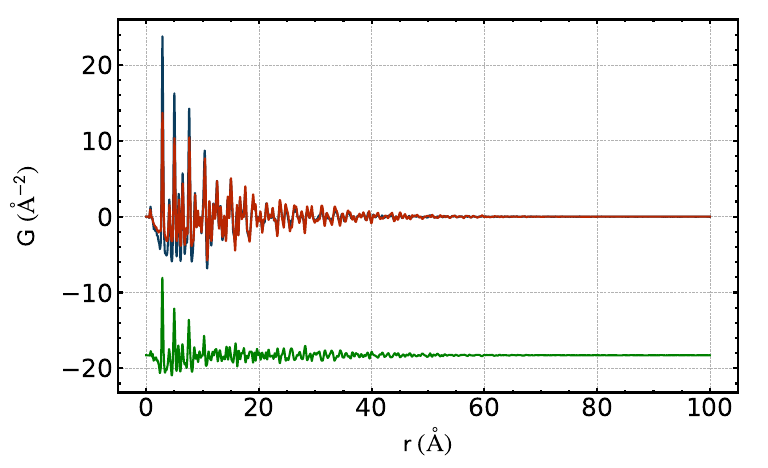

This chart was generated by the following Python code:
from splot.splot import data_dict, Splot, c
import numpy as np

# Load Data Set 1:
dataPath1 = "data/2/sub_20161114-235343_Ag0_ct_180_2c77c1_0001.gr"
r1 = np.loadtxt(dataPath1, skiprows=27, usecols=(0,))
G1 = np.loadtxt(dataPath1, skiprows=27, usecols=(1,))

# Load Data Set 2:
dataPath2 = "data/2/sub_20161115-002440_Ag100_ct_180_c73701_0001.gr"    
r2 = np.loadtxt(dataPath2, skiprows=27, usecols=(0,))
G2 = np.loadtxt(dataPath2, skiprows=27, usecols=(1,))

#Setup Data for the plot:
data_set1 = data_dict( (r1, G1), samplename ='Ag', scan = '0',
                       color = 'C4')
data_set2 = data_dict( (r2, G2), samplename ='Ag', scan = '100',
                       color = 'C6')

# plot axis setup: a sinlge plot
myplot = Splot()

# plot data, add legend in last plotting statemen
myplot.plot_data(**data_set1)
myplot.plot_data(**data_set2, diff = True, legend ='in')

# Show the figure
#myplot.show()

# Save figure
myplot.save(name = 'Example_2_MeasCompare', form ='pdf')